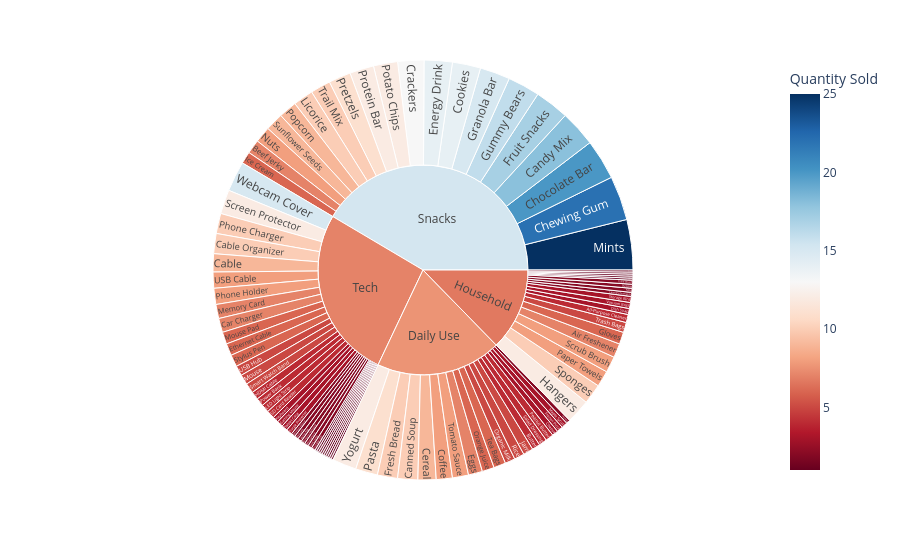

Notebook code cell kept with this figure:
### Code cell
# A Sunburst chart to show the quantity sold by category
fig_sun = px.sunburst(df, path=['Product Category','Product Name'], 
                      values='Quantity Sold',
                      color='Quantity Sold', 
                      color_continuous_scale='RdBu')
fig_sun.show()

### Figure 1 — Plotly figure (JSON) as saved in the notebook; plotly's stock layout.template omitted (floating-point values rounded to 4 significant figures)
{"data": [{"branchvalues": "total", "customdata": [[2.0], [5.0], [12.0], [8.0], [3.0], [1.0], [10.0], [20.0], [4.0], [2.0], [1.0], [6.0], [15.0], [10.0], [8.0], [3.0], [7.0], [9.0], [2.0], [5.0], [6.0], [4.0], [18.0], [1.0], [10.0], [1.0], [3.0], [11.0], [2.0], [4.0], [2.0], [12.0], [14.0], [1.0], [1.0], [5.0], [8.0], [10.0], [3.0], [2.0], [15.0], [6.0], [7.0], [12.0], [3.0], [1.0], [9.0], [16.0], [4.0], [7.0], [1.0], [11.0], [13.0], [6.0], [2.0], [8.0], [5.0], [8.0], [7.0], [6.0], [10.0], [4.0], [12.0], [5.0], [1.0], [2.0], [3.0], [6.0], [3.0], [8.0], [4.0], [2.0], [10.0], [6.0], [3.0], [2.0], [5.0], [25.0], [4.0], [12.0], [9.0], [4.0], [17.0], [1.0], [2.0], [1.0], [3.0], [14.0], [5.0], [1.0], [3.0], [8.0], [22.0], [7.0], [1.0], [1.0], [10.0], [9.0], [2.0], [1.0], [7.0], [7.592], [15.24], [6.659]], "domain": {"x": [0, 1], "y": [0, 1]}, "hovertemplate": "labels=%{label}<br>Quantity Sold_sum=%{value}<br>parent=%{parent}<br>id=%{id}<br>Quantity Sold=%{color}<extra></extra>", "ids": ["Tech/Wireless Mouse", "Daily Use/Organic Milk", "Snacks/Potato Chips", "Tech/USB Cable", "Household/Dish Soap", "Tech/Bluetooth Headphones", "Daily Use/Fresh Bread", "Snacks/Chocolate Bar", "Tech/HDMI Cable", "Household/Laundry Detergent", "Tech/Laptop Stand", "Daily Use/Orange Juice", "Snacks/Granola Bar", "Tech/Phone Charger", "Household/Paper Towels", "Tech/Keyboard", "Daily Use/Eggs", "Snacks/Popcorn", "Tech/Webcam", "Household/Trash Bags", "Tech/Mouse Pad", "Daily Use/Butter", "Snacks/Candy Mix", "Tech/External Hard Drive", "Household/Sponges", "Tech/Monitor", "Daily Use/Cheese", "Snacks/Pretzels", "Tech/Laptop Bag", "Household/All-Purpose Cleaner", "Tech/Wireless Keyboard", "Daily Use/Yogurt", "Snacks/Cookies", "Tech/Speaker System", "Household/Broom", "Tech/USB Hub", "Daily Use/Coffee", "Snacks/Trail Mix", "Tech/Gaming Mouse", "Household/Mop", "Tech/Webcam Cover", "Daily Use/Tea Bags", "Snacks/Beef Jerky", "Tech/Screen Protector", "Household/Vacuum Bags", "Tech/Laptop Cooler", "Daily Use/Cereal", "Snacks/Gummy Bears", "Tech/Power Bank", "Household/Air Freshener", "Tech/Drawing Tablet", "Daily Use/Pasta", "Snacks/Crackers", "Tech/Ethernet Cable", "Household/Dustpan", "Tech/Phone Holder", "Daily Use/Rice", "Snacks/Nuts", "Tech/Memory Card", "Household/Gloves", "Tech/Cable Organizer", "Daily Use/Salad Dressing", "Snacks/Protein Bar", "Tech/Mouse", "Household/Bucket", "Tech/Microphone", "Daily Use/Frozen Pizza", "Snacks/Ice Cream", "Tech/Tablet Case", "Household/Scrub Brush", "Tech/LED Light Strip", "Daily Use/Honey", "Snacks/Licorice", "Tech/Stylus Pen", "Household/Storage Bins", "Tech/Desk Lamp", "Daily Use/Jam", "Snacks/Mints", "Tech/SD Card Reader", "Household/Hangers", "Tech/Cable", "Daily Use/Peanut Butter", "Snacks/Fruit Snacks", "Tech/Router", "Household/Toilet Brush", "Tech/Monitor Arm", "Daily Use/Maple Syrup", "Snacks/Energy Drink", "Tech/Smart Watch Band", "Household/Dish Rack", "Tech/Surge Protector", "Daily Use/Tomato Sauce", "Snacks/Chewing Gum", "Tech/Car Charger", "Household/Shower Curtain", "Tech/Docking Station", "Daily Use/Canned Soup", "Snacks/Sunflower Seeds", "Tech/Portable SSD", "Household/Plunger", "Tech", "Daily Use", "Snacks", "Household"], "labels": ["Wireless Mouse", "Organic Milk", "Potato Chips", "USB Cable", "Dish Soap", "Bluetooth Headphones", "Fresh Bread", "Chocolate Bar", "HDMI Cable", "Laundry Detergent", "Laptop Stand", "Orange Juice", "Granola Bar", "Phone Charger", "Paper Towels", "Keyboard", "Eggs", "Popcorn", "Webcam", "Trash Bags", "Mouse Pad", "Butter", "Candy Mix", "External Hard Drive", "Sponges", "Monitor", "Cheese", "Pretzels", "Laptop Bag", "All-Purpose Cleaner", "Wireless Keyboard", "Yogurt", "Cookies", "Speaker System", "Broom", "USB Hub", "Coffee", "Trail Mix", "Gaming Mouse", "Mop", "Webcam Cover", "Tea Bags", "Beef Jerky", "Screen Protector", "Vacuum Bags", "Laptop Cooler", "Cereal", "Gummy Bears", "Power Bank", "Air Freshener", "Drawing Tablet", "Pasta", "Crackers", "Ethernet Cable", "Dustpan", "Phone Holder", "Rice", "Nuts", "Memory Card", "Gloves", "Cable Organizer", "Salad Dressing", "Protein Bar", "Mouse", "Bucket", "Microphone", "Frozen Pizza", "Ice Cream", "Tablet Case", "Scrub Brush", "LED Light Strip", "Honey", "Licorice", "Stylus Pen", "Storage Bins", "Desk Lamp", "Jam", "Mints", "SD Card Reader", "Hangers", "Cable", "Peanut Butter", "Fruit Snacks", "Router", "Toilet Brush", "Monitor Arm", "Maple Syrup", "Energy Drink", "Smart Watch Band", "Dish Rack", "Surge Protector", "Tomato Sauce", "Chewing Gum", "Car Charger", "Shower Curtain", "Docking Station", "Canned Soup", "Sunflower Seeds", "Portable SSD", "Plunger", "Tech", "Daily Use", "Snacks", "Household"], "marker": {"coloraxis": "coloraxis", "colors": [2.0, 5.0, 12.0, 8.0, 3.0, 1.0, 10.0, 20.0, 4.0, 2.0, 1.0, 6.0, 15.0, 10.0, 8.0, 3.0, 7.0, 9.0, 2.0, 5.0, 6.0, 4.0, 18.0, 1.0, 10.0, 1.0, 3.0, 11.0, 2.0, 4.0, 2.0, 12.0, 14.0, 1.0, 1.0, 5.0, 8.0, 10.0, 3.0, 2.0, 15.0, 6.0, 7.0, 12.0, 3.0, 1.0, 9.0, 16.0, 4.0, 7.0, 1.0, 11.0, 13.0, 6.0, 2.0, 8.0, 5.0, 8.0, 7.0, 6.0, 10.0, 4.0, 12.0, 5.0, 1.0, 2.0, 3.0, 6.0, 3.0, 8.0, 4.0, 2.0, 10.0, 6.0, 3.0, 2.0, 5.0, 25.0, 4.0, 12.0, 9.0, 4.0, 17.0, 1.0, 2.0, 1.0, 3.0, 14.0, 5.0, 1.0, 3.0, 8.0, 22.0, 7.0, 1.0, 1.0, 10.0, 9.0, 2.0, 1.0, 7.0, 7.592, 15.24, 6.659]}, "name": "", "parents": ["Tech", "Daily Use", "Snacks", "Tech", "Household", "Tech", "Daily Use", "Snacks", "Tech", "Household", "Tech", "Daily Use", "Snacks", "Tech", "Household", "Tech", "Daily Use", "Snacks", "Tech", "Household", "Tech", "Daily Use", "Snacks", "Tech", "Household", "Tech", "Daily Use", "Snacks", "Tech", "Household", "Tech", "Daily Use", "Snacks", "Tech", "Household", "Tech", "Daily Use", "Snacks", "Tech", "Household", "Tech", "Daily Use", "Snacks", "Tech", "Household", "Tech", "Daily Use", "Snacks", "Tech", "Household", "Tech", "Daily Use", "Snacks", "Tech", "Household", "Tech", "Daily Use", "Snacks", "Tech", "Household", "Tech", "Daily Use", "Snacks", "Tech", "Household", "Tech", "Daily Use", "Snacks", "Tech", "Household", "Tech", "Daily Use", "Snacks", "Tech", "Household", "Tech", "Daily Use", "Snacks", "Tech", "Household", "Tech", "Daily Use", "Snacks", "Tech", "Household", "Tech", "Daily Use", "Snacks", "Tech", "Household", "Tech", "Daily Use", "Snacks", "Tech", "Household", "Tech", "Daily Use", "Snacks", "Tech", "Household", "", "", "", ""], "type": "sunburst", "values": [2.0, 5.0, 12.0, 8.0, 3.0, 1.0, 10.0, 20.0, 4.0, 2.0, 1.0, 6.0, 15.0, 10.0, 8.0, 3.0, 7.0, 9.0, 2.0, 5.0, 6.0, 4.0, 18.0, 1.0, 10.0, 1.0, 3.0, 11.0, 2.0, 4.0, 2.0, 12.0, 14.0, 1.0, 1.0, 5.0, 8.0, 10.0, 3.0, 2.0, 15.0, 6.0, 7.0, 12.0, 3.0, 1.0, 9.0, 16.0, 4.0, 7.0, 1.0, 11.0, 13.0, 6.0, 2.0, 8.0, 5.0, 8.0, 7.0, 6.0, 10.0, 4.0, 12.0, 5.0, 1.0, 2.0, 3.0, 6.0, 3.0, 8.0, 4.0, 2.0, 10.0, 6.0, 3.0, 2.0, 5.0, 25.0, 4.0, 12.0, 9.0, 4.0, 17.0, 1.0, 2.0, 1.0, 3.0, 14.0, 5.0, 1.0, 3.0, 8.0, 22.0, 7.0, 1.0, 1.0, 10.0, 9.0, 2.0, 1.0, 171.0, 125.0, 268.0, 82.0]}], "layout": {"coloraxis": {"colorbar": {"title": {"text": "Quantity Sold"}}, "colorscale": [[0, "rgb(103,0,31)"], [0.1, "rgb(178,24,43)"], [0.2, "rgb(214,96,77)"], [0.3, "rgb(244,165,130)"], [0.4, "rgb(253,219,199)"], [0.5, "rgb(247,247,247)"], [0.6, "rgb(209,229,240)"], [0.7, "rgb(146,197,222)"], [0.8, "rgb(67,147,195)"], [0.9, "rgb(33,102,172)"], [1, "rgb(5,48,97)"]]}, "legend": {"tracegroupgap": 0}, "margin": {"t": 60}}}
